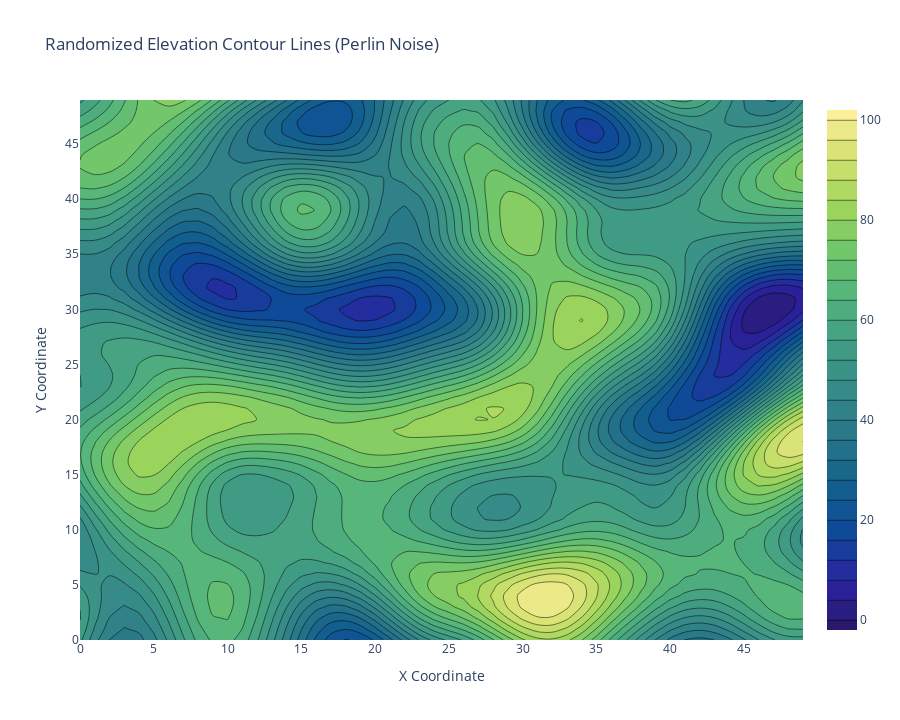

The code cell stored with this chart in its notebook:
### Code cell
# Create the contour plot in plotly
fig = go.Figure(data=go.Contour(
    z=elevation,      # Elevation values
    x=np.linspace(0, size-1, size),  # X coordinates (0 to size-1)
    y=np.linspace(0, size-1, size),  # Y coordinates (0 to size-1)
    colorscale='haline',  # Use the 'terrain' color scale
    contours=dict(
        start=elevation.min(),  # Set the starting level for contours
        end=elevation.max(),    # Set the ending level for contours
        size=(elevation.max() - elevation.min()) / 25  # Set the contour level spacing
    )
))

# Update the layout with titles and labels
fig.update_layout(
    title="Randomized Elevation Contour Lines (Perlin Noise)",
    xaxis_title="X Coordinate",
    yaxis_title="Y Coordinate",
    coloraxis_colorbar=dict(
        title="Elevation"  # Color bar label
    ),
    width=900,
    height=720
)

# Show the plot
fig.show()

### Figure 1 — Plotly figure (JSON) as saved in the notebook; plotly's stock layout.template omitted (floating-point values rounded to 4 significant figures; data arrays with more than 128 entries replaced by an {"elided": "..."} marker saying what was removed)
{"data": [{"colorscale": [[0, "rgb(41, 24, 107)"], [0.09091, "rgb(42, 35, 160)"], [0.1818, "rgb(15, 71, 153)"], [0.2727, "rgb(18, 95, 142)"], [0.3636, "rgb(38, 116, 137)"], [0.4545, "rgb(53, 136, 136)"], [0.5455, "rgb(65, 157, 133)"], [0.6364, "rgb(81, 178, 124)"], [0.7273, "rgb(111, 198, 107)"], [0.8182, "rgb(160, 214, 91)"], [0.9091, "rgb(212, 225, 112)"], [1, "rgb(253, 238, 153)"]], "contours": {"end": 100, "size": 4, "start": 0}, "type": "contour", "x": [0, 1, 2, 3, 4, 5, 6, 7, 8, 9, 10, 11, 12, 13, 14, 15, 16, 17, 18, 19, 20, 21, 22, 23, 24, 25, 26, 27, 28, 29, 30, 31, 32, 33, 34, 35, 36, 37, 38, 39, 40, 41, 42, 43, 44, 45, 46, 47, 48, 49], "y": [0, 1, 2, 3, 4, 5, 6, 7, 8, 9, 10, 11, 12, 13, 14, 15, 16, 17, 18, 19, 20, 21, 22, 23, 24, 25, 26, 27, 28, 29, 30, 31, 32, 33, 34, 35, 36, 37, 38, 39, 40, 41, 42, 43, 44, 45, 46, 47, 48, 49], "z": {"elided": "50x50 float values"}}], "layout": {"coloraxis": {"colorbar": {"title": {"text": "Elevation"}}}, "height": 720, "title": {"text": "Randomized Elevation Contour Lines (Perlin Noise)"}, "width": 900, "xaxis": {"autorange": true, "range": [0, 49], "title": {"text": "X Coordinate"}, "type": "linear"}, "yaxis": {"autorange": true, "range": [0, 49], "title": {"text": "Y Coordinate"}, "type": "linear"}}}
